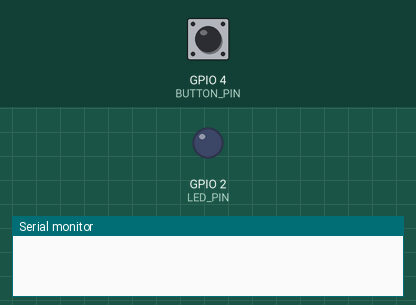
Recording of a program running on a simulated ESP32. Parts: output pins drawn as LEDs (lit = HIGH), the last lines printed to the serial monitor. Inputs (shaded band) come from the test bench; at power-on: GPIO 4 (BUTTON_PIN) HIGH.

Above: at 1.2 s.
1.3 s: GPIO 4 (BUTTON_PIN) pulled LOW for 0.15 s
At 2.3 s:
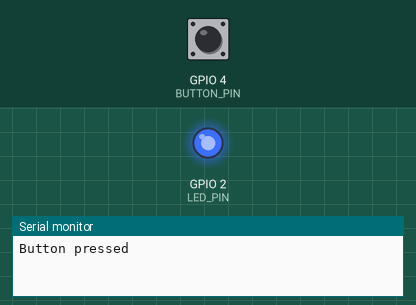
2.9 s: GPIO 4 (BUTTON_PIN) pulled LOW for 1 s
At 3.5 s:
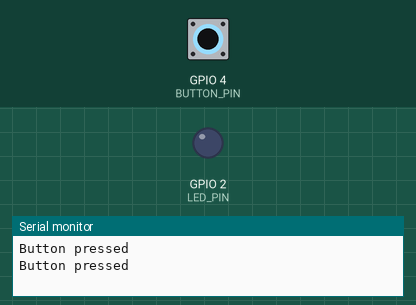
5.4 s: GPIO 4 (BUTTON_PIN) pulled LOW for 3.2 s
At 6.6 s:
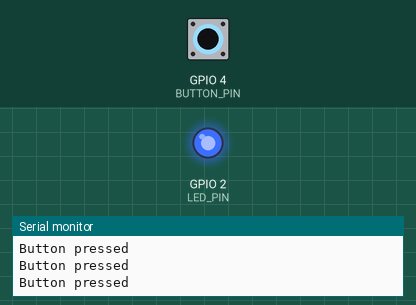
Timing chart, 0 to 8.4 s (numbered marks = the images above; inputs shaded):
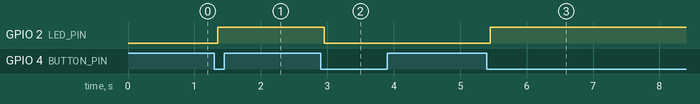

The program:

main.cpp
```cpp
//M.Irtaza
//24-NTU-CS-FL-1073
#include <Arduino.h>

const int BUTTON_PIN = 4;   // button between GPIO4 and GND
const int LED_PIN    = 2;   // onboard LED
const unsigned long DEBOUNCE_MS = 50;

int lastReading = HIGH;      // last raw reading
int stableState = HIGH;      // debounced state
unsigned long lastChange = 0;
bool ledOn = false;

void setup() {
  Serial.begin(115200);
  pinMode(BUTTON_PIN, INPUT_PULLUP);
  pinMode(LED_PIN, OUTPUT);
}

void loop() {
  int reading = digitalRead(BUTTON_PIN);

  // Raw value changed (could be bounce) -> restart timer
  if (reading != lastReading) {
    lastChange = millis();
    lastReading = reading;
  }

  // Value stayed the same long enough -> accept it
  if ((millis() - lastChange) > DEBOUNCE_MS && reading != stableState) {
    stableState = reading;

    if (stableState == LOW) {          // button pressed
      ledOn = !ledOn;
      digitalWrite(LED_PIN, ledOn);
      Serial.println("Button pressed");
    }
  }
}
```

Measured:
- after the input at 1.3 s, GPIO 2 (LED_PIN): LOW → HIGH after 0.05 s
- after the input at 2.9 s, GPIO 2 (LED_PIN): HIGH → LOW after 0.05 s
- after the input at 5.4 s, GPIO 2 (LED_PIN): LOW → HIGH after 0.05 s
